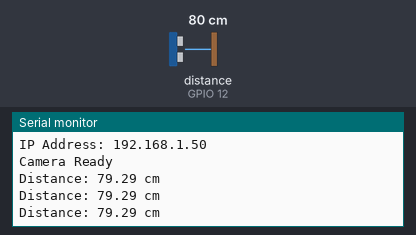
Bench run of a sketch on a simulated ESP32. On the bench: the last lines printed to the serial monitor. Wiring (inferred from the names in the program): ultrasonic range finder: trigger GPIO 13; echo GPIO 12. The test bench sets the inputs (shaded band); at power-on: distance to the obstacle (sensor on GPIO 12) 80 cm. The echo pulse lasts 58.3 µs per cm; WiFi joins after 1.5 s; servers stay silent unless stated; the camera gives no picture.

Above: at 3.0 s.
3.1 s: distance to the obstacle (sensor on GPIO 12) set to 2 cm
At 3.7 s:
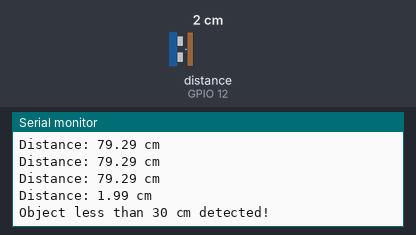
5.3 s: distance to the obstacle (sensor on GPIO 12) set to 4 cm
At 11.0 s:
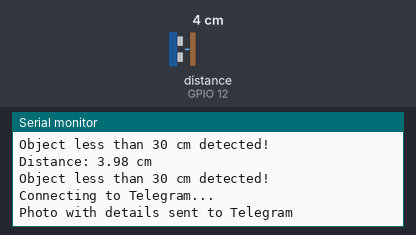
Timing chart, 0 to 12.5 s (numbered marks = the images above; inputs shaded):
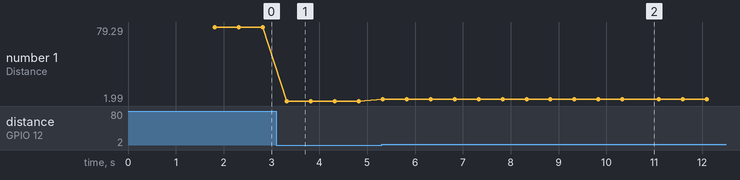

The sketch:

OBSTICAL_AVOIDING_USING_ESPCAM_LDR.ino
```cpp
/*************************************************
 ESP32-CAM + HC-SR04 + Telegram Bot
 When object comes closer than 30 cm,
 ESP32-CAM captures image and sends to Telegram
 with distance/details.
*************************************************/

#include <WiFi.h>
#include <WiFiClientSecure.h>
#include "esp_camera.h"

// =======================
// WiFi Details
// =======================
const char* ssid = "homeiot";
const char* password = "homeiot123";

// =======================
// Telegram Bot Details
// =======================
// Get BOT token from BotFather
String BOT_TOKEN = "8759495898:AAFJRgeUPDplnu8dhUUdVqdcUozwPuyhEG4";

// Get chat id from @userinfobot or @myidbot
String CHAT_ID = "1557169121";

// =======================
// Ultrasonic Pins
// =======================
#define TRIG_PIN 13
#define ECHO_PIN 12

// Object detection range in cm
#define DETECT_DISTANCE 25

// Delay between photo sending
unsigned long lastPhotoTime = 0;
const unsigned long photoDelay = 10000;   // 10 seconds gap

WiFiClientSecure client;

// =======================
// ESP32-CAM AI Thinker Pins
// =======================
#define PWDN_GPIO_NUM     32
#define RESET_GPIO_NUM    -1
#define XCLK_GPIO_NUM      0
#define SIOD_GPIO_NUM     26
#define SIOC_GPIO_NUM     27

#define Y9_GPIO_NUM       35
#define Y8_GPIO_NUM       34
#define Y7_GPIO_NUM       39
#define Y6_GPIO_NUM       36
#define Y5_GPIO_NUM       21
#define Y4_GPIO_NUM       19
#define Y3_GPIO_NUM       18
#define Y2_GPIO_NUM        5
#define VSYNC_GPIO_NUM    25
#define HREF_GPIO_NUM     23
#define PCLK_GPIO_NUM     22

// =======================
// Camera Setup
// =======================
bool setupCamera() {
  camera_config_t config;
  config.ledc_channel = LEDC_CHANNEL_0;
  config.ledc_timer = LEDC_TIMER_0;

  config.pin_d0 = Y2_GPIO_NUM;
  config.pin_d1 = Y3_GPIO_NUM;
  config.pin_d2 = Y4_GPIO_NUM;
  config.pin_d3 = Y5_GPIO_NUM;
  config.pin_d4 = Y6_GPIO_NUM;
  config.pin_d5 = Y7_GPIO_NUM;
  config.pin_d6 = Y8_GPIO_NUM;
  config.pin_d7 = Y9_GPIO_NUM;

  config.pin_xclk = XCLK_GPIO_NUM;
  config.pin_pclk = PCLK_GPIO_NUM;
  config.pin_vsync = VSYNC_GPIO_NUM;
  config.pin_href = HREF_GPIO_NUM;

  config.pin_sscb_sda = SIOD_GPIO_NUM;
  config.pin_sscb_scl = SIOC_GPIO_NUM;

  config.pin_pwdn = PWDN_GPIO_NUM;
  config.pin_reset = RESET_GPIO_NUM;

  config.xclk_freq_hz = 20000000;
  config.pixel_format = PIXFORMAT_JPEG;

  if (psramFound()) {
    config.frame_size = FRAMESIZE_VGA;
    config.jpeg_quality = 10;
    config.fb_count = 2;
  } else {
    config.frame_size = FRAMESIZE_QVGA;
    config.jpeg_quality = 12;
    config.fb_count = 1;
  }

  esp_err_t err = esp_camera_init(&config);

  if (err != ESP_OK) {
    Serial.printf("Camera init failed: 0x%x\n", err);
    return false;
  }

  return true;
}

// =======================
// Read Distance
// =======================
float getDistanceCM() {
  digitalWrite(TRIG_PIN, LOW);
  delayMicroseconds(2);

  digitalWrite(TRIG_PIN, HIGH);
  delayMicroseconds(10);
  digitalWrite(TRIG_PIN, LOW);

  long duration = pulseIn(ECHO_PIN, HIGH, 30000);

  if (duration == 0) {
    return -1;
  }

  float distance = duration * 0.034 / 2;
  return distance;
}

// =======================
// Send Photo to Telegram with Details
// =======================
bool sendPhotoTelegram(float distance) {
  const char* telegramServer = "api.telegram.org";

  camera_fb_t *fb = esp_camera_fb_get();

  if (!fb) {
    Serial.println("Camera capture failed");
    return false;
  }

  String caption = "Object Detected!\n";
  caption += "Distance: ";
  caption += String(distance, 1);
  caption += " cm\n";
  caption += "Alert Range: Less than 30 cm\n";
  caption += "Device: ESP32-CAM Security System\n";
  caption += "IP Address: ";
  caption += WiFi.localIP().toString();

  Serial.println("Connecting to Telegram...");

  if (!client.connect(telegramServer, 443)) {
    Serial.println("Telegram connection failed");
    esp_camera_fb_return(fb);
    return false;
  }

  String head = "--ESP32CAM\r\n";
  head += "Content-Disposition: form-data; name=\"chat_id\"\r\n\r\n";
  head += CHAT_ID;

  head += "\r\n--ESP32CAM\r\n";
  head += "Content-Disposition: form-data; name=\"caption\"\r\n\r\n";
  head += caption;

  head += "\r\n--ESP32CAM\r\n";
  head += "Content-Disposition: form-data; name=\"photo\"; filename=\"esp32cam.jpg\"\r\n";
  head += "Content-Type: image/jpeg\r\n\r\n";

  String tail = "\r\n--ESP32CAM--\r\n";

  uint32_t imageLen = fb->len;
  uint32_t totalLen = head.length() + imageLen + tail.length();

  String request = "POST /bot" + BOT_TOKEN + "/sendPhoto HTTP/1.1\r\n";
  request += "Host: api.telegram.org\r\n";
  request += "Content-Length: " + String(totalLen) + "\r\n";
  request += "Content-Type: multipart/form-data; boundary=ESP32CAM\r\n\r\n";

  client.print(request);
  client.print(head);

  uint8_t *fbBuf = fb->buf;
  size_t fbLen = fb->len;

  for (size_t n = 0; n < fbLen; n += 1024) {
    size_t bytesToWrite = min((size_t)1024, fbLen - n);
    client.write(fbBuf, bytesToWrite);
    fbBuf += bytesToWrite;
  }

  client.print(tail);

  esp_camera_fb_return(fb);

  Serial.println("Photo with details sent to Telegram");
  return true;
}

// =======================
// Setup
// =======================
void setup() {
  Serial.begin(115200);

  pinMode(TRIG_PIN, OUTPUT);
  pinMode(ECHO_PIN, INPUT);

  Serial.println();
  Serial.println("ESP32-CAM Telegram Security System");

  WiFi.begin(ssid, password);
  Serial.print("Connecting WiFi");

  while (WiFi.status() != WL_CONNECTED) {
    delay(500);
    Serial.print(".");
  }

  Serial.println();
  Serial.println("WiFi Connected");
  Serial.print("IP Address: ");
  Serial.println(WiFi.localIP());

  client.setInsecure();

  if (setupCamera()) {
    Serial.println("Camera Ready");
  } else {
    Serial.println("Camera Failed");
  }
}

// =======================
// Loop
// =======================
void loop() {
  float distance = getDistanceCM();

  Serial.print("Distance: ");
  Serial.print(distance);
  Serial.println(" cm");

  if (distance > 0 && distance < DETECT_DISTANCE) {
    Serial.println("Object less than 30 cm detected!");

    if (millis() - lastPhotoTime > photoDelay) {
      lastPhotoTime = millis();
      sendPhotoTelegram(distance);
    }
  }

  delay(500);
}
```

Measured:
- after the input at 3.1 s, the serial monitor: prints a new line after 0.22 s (image 1)
- after the input at 5.3 s, the serial monitor: prints a new line at once (image 2)
- plotted number 1: 79.29 → 1.99 after the input at 3.1 s, 1.99 → 3.98 after the input at 5.3 s
